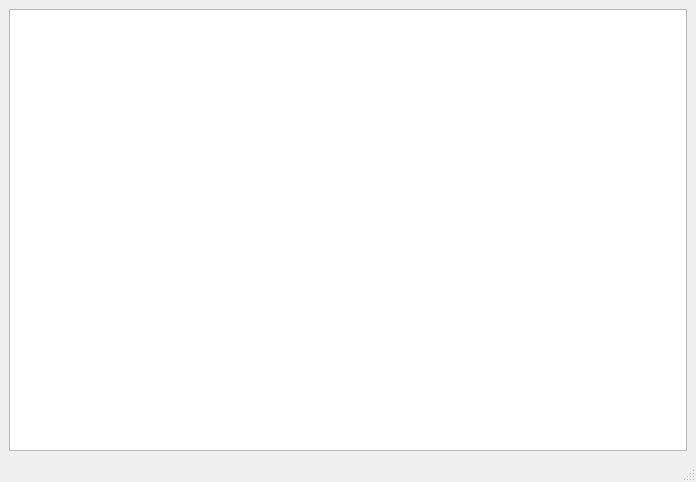
<?xml version="1.0" encoding="UTF-8"?>
<ui version="4.0">
 <class>MainWindow</class>
 <widget class="QMainWindow" name="MainWindow">
  <property name="geometry">
   <rect>
    <x>0</x>
    <y>0</y>
    <width>696</width>
    <height>482</height>
   </rect>
  </property>
  <property name="windowTitle">
   <string>MainWindow</string>
  </property>
  <widget class="QWidget" name="centralwidget">
   <layout class="QGridLayout" name="gridLayout">
    <item row="0" column="0">
     <widget class="QTextEdit" name="textEdit"/>
    </item>
   </layout>
  </widget>
  <widget class="QMenuBar" name="menubar">
   <property name="geometry">
    <rect>
     <x>0</x>
     <y>0</y>
     <width>696</width>
     <height>21</height>
    </rect>
   </property>
  </widget>
  <widget class="QStatusBar" name="statusbar"/>
 </widget>
 <resources/>
 <connections/>
</ui>
